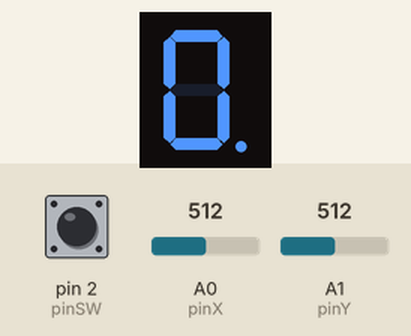
A sketch run on a simulated Arduino Uno, built with avr-gcc and run on an emulated ATmega328P. Shown: 1-digit seven-segment display. Wiring (inferred from the names in the program): 1-digit 7-segment display, segments lit when LOW: segments pin 8, pin 5, pin 6, pin 7, pin 10, pin 11, pin 4, pin 9. Inputs (shaded band) come from the test bench; at power-on: A1 (pinY) = 512, pin 2 (pinSW) HIGH, A0 (pinX) = 512. The segment pins are drawn as the display they are named for.

Above: at 1.26 s.
1.3 s: A1 (pinY) set to 290
At 1.95 s:
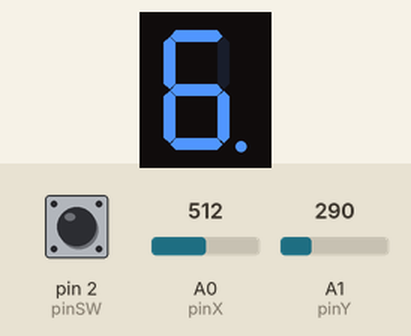
2.8 s: pin 2 (pinSW) pulled LOW for 0.15 s
At 2.8 s:
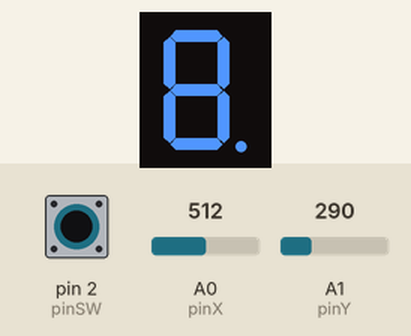
Timing chart, 0 to 5.8 s (numbered marks = the images above; inputs shaded):
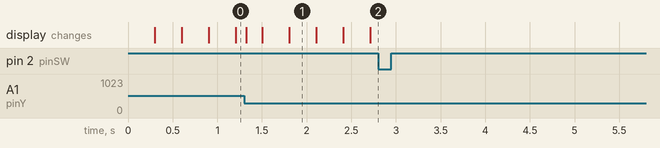

Measured:
- after the input at 1.3 s, the display: changes at once (image 1)
- after the input at 2.8 s, every drawn part: stays the same

The sketch:

Homework3.ino
```cpp
// Introduction to Robotics - Homework 3 - Draw on a 7-segment display using a joystick

// joystick movement
#define NONE -1
#define UP 0
#define DOWN 1
#define LEFT 2
#define RIGHT 3

// switch clicks
#define NO_BUTTON_CLICK 0
#define SHORT_BUTTON_CLICK 1
#define LONG_BUTTON_CLICK 2

// declare all the joystick pins
const int pinSW = 2, // digital pin connected to switch output
          pinX = A0, // A0 - analog pin connected to X output
          pinY = A1; // A1 - analog pin connected to Y output

// declare all the segments pins
const int pinA = 9,
          pinB = 8,
          pinC = 5,
          pinD = 6,
          pinE = 7,
          pinF = 10,
          pinG = 11,
          pinDP = 4;

// constant for the number of segments, number of directions and start segment (dp)
const int segSize = 8,
          dirSize = 4,
          startSegment = 7;

// the pins for each segment
const int segments[segSize] = {
  pinA, pinB, pinC, pinD, pinE, pinF, pinG, pinDP
};

// the move matrix based on the joystick movement
const int moveMatrix[segSize][dirSize] = {
// UP DOWN LEFT RIGHT
  {0,   6,   5,   1}, //a
  {0,   6,   5,   1}, //b
  {6,   3,   4,   7}, //c
  {6,   3,   4,   2}, //d
  {6,   3,   4,   2}, //e
  {0,   6,   5,   1}, //f
  {0,   3,   6,   6}, //g
  {7,   7,   2,   7}, //dp
};

// constants for the minimum and maximum thresholds for the joystick + median value
const int minThreshold = 300,
          maxThreshold = 700,
          medianValue = 516;

// the data rate for the Serial port in bps
const int serialDataRate = 9600;

// semicolon string used for printing to the Serial Monitor
const String semicolon = "; ";

// delay for debounce and blink
const unsigned long debounceDelay = 25,
                    blinkDelay = 300,
                    longButtonClickDelay = 3000;

// modify if the 7-segment display has common anode
const bool commonAnode = false;

// array where the value for each segment is kept
int segValues[segSize];

// the variables used for the current segment (initialized with dp), light blinking, joystick debounce and switch debounce
int currSegment = startSegment,

    blinkState = HIGH,

    lastXValue = medianValue,
    lastYValue = medianValue,
    joystickDebounceState = NONE,

    lastSwitchValue = HIGH,
    switchState = HIGH;

// the variables used for keeping track of the last time an action was performed
unsigned long long lastBlinkTime = 0,
                   lastJoystickDebounceTime = 0,
                   lastSwitchDebounceTime = 0,
                   lastSwitchChange = 0;

// the variables used for the locked in state and to ignore the next release after a long press of the switch
bool segmentLocked = false,
     ignoreNextRelease = false;

void setup() {
  // initialize all the segment pins
  for (int i = 0; i < segSize; i++) {
    pinMode(segments[i], OUTPUT);
    segValues[i] = LOW; // initialize the segment values with LOW
  }

  // initialize the switch pin
  pinMode(pinSW, INPUT_PULLUP);

  Serial.begin(serialDataRate);
}

void loop() {
  determineResetAndSegmentLocked();
  if (segmentLocked) {
    setSegmentValue();
  }
  else {
    moveSegment();
  }
  displaySegments();
}

// function that checks the switch action and resets the display / locks in the segment
void determineResetAndSegmentLocked() {
  int switchAction = checkSwitchAction();
  if (switchAction == SHORT_BUTTON_CLICK) { // lock segment
    segmentLocked = !segmentLocked;
  }
  else if (switchAction == LONG_BUTTON_CLICK) { // reset
    for (int i = 0; i < segSize; i++) {
      segValues[i] = LOW;
    }
    currSegment = startSegment;
    segmentLocked = false;
  }
}

// function that checks if the switch is pressed using debounce + checks if the switch is pressed for a long time
int checkSwitchAction() {
  int switchValue = digitalRead(pinSW);

  if (switchValue != lastSwitchValue) {
    lastSwitchDebounceTime = millis();
  }
  lastSwitchValue = switchValue;

  if (millis() - lastSwitchDebounceTime > debounceDelay) {
    if (switchValue != switchState) {
      switchState = switchValue;

      if (switchState == HIGH) {
        if (ignoreNextRelease) {
          ignoreNextRelease = false;
        }
        else {
          return SHORT_BUTTON_CLICK;
        }
      }

      lastSwitchChange = millis();
    }
  }

  if (!segmentLocked && millis() - lastSwitchChange > longButtonClickDelay) {
    if (switchState == LOW) {
      ignoreNextRelease = true;
      return LONG_BUTTON_CLICK;
    }
  }

  return NO_BUTTON_CLICK;
}

// function that changes the locked in segment's value based on the joystick movement (X axis)
void setSegmentValue() {
  int joystickMovement = checkJoystickMovement();
  if (joystickMovement == UP || joystickMovement == DOWN) {
    segValues[currSegment] = !segValues[currSegment];
  }
}

// function that moves the segment based on the joystick movement
void moveSegment() {
  int joystickMovement = checkJoystickMovement();
  if (joystickMovement != NONE) {
    currSegment = moveMatrix[currSegment][joystickMovement];
  }
}

// function that checks if the joystick was moved using debounce and returns the corresponding value (NONE, UP, DOWN, LEFT, RIGHT)
int checkJoystickMovement() {
  int xValue = analogRead(pinX);
  int yValue = analogRead(pinY);
  // Serial.println(xValue + semicolon + yValue);

  if ((xValue < minThreshold || xValue > maxThreshold) || (yValue < minThreshold || yValue > maxThreshold)) {
    if ((lastXValue >= minThreshold && lastXValue <= maxThreshold) && (lastYValue >= minThreshold && lastYValue <= maxThreshold)) {
      lastJoystickDebounceTime = millis();
      joystickDebounceState = NONE;
    }
  }
  lastXValue = xValue;
  lastYValue = yValue;

  if (millis() - lastJoystickDebounceTime > debounceDelay && joystickDebounceState == NONE) {
    if (abs(xValue - medianValue) > abs(yValue - medianValue)) { // the X coordinate has a bigger change
      if (xValue < minThreshold) {
        joystickDebounceState = DOWN;
        return DOWN;
      }
      if (xValue > maxThreshold) {
        joystickDebounceState = UP;
        return UP;
      }
    }
    else { // the Y coordinate has a bigger change
      if (yValue < minThreshold) {
        joystickDebounceState = LEFT;
        return LEFT;
      }
      if (yValue > maxThreshold) {
        joystickDebounceState = RIGHT;
        return RIGHT;
      }
    }
  }

  return NONE;
}

// function that displays the segments
void displaySegments() {
  for (int i = 0; i < segSize; i++) {
    if (!segmentLocked && i == currSegment) {
      if (millis() - lastBlinkTime > blinkDelay) {
        blinkState = !blinkState;
        lastBlinkTime = millis();
      }
      digitalWrite(segments[i], blinkState);
      continue;
    }
    if (commonAnode) {
      digitalWrite(segments[i], !segValues[i]);
    }
    else {
      digitalWrite(segments[i], segValues[i]);
    }
  }
}
```
